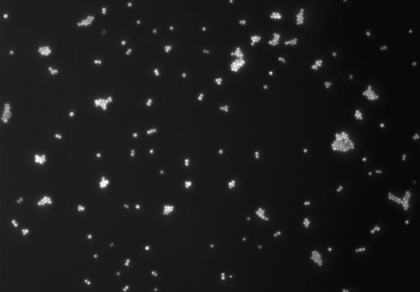
%> input picture Data Files/Microbes.png, 420 x 292 px, shrunk from 1380 x 960 before the run
$ octave Prog_15c.m   (GNU Octave 9; MATLAB toolbox functions it lacks are replaced by stand-ins)
%> lines starting %> are read from the running program, lines starting %| are printed output that depends on the picture; in (x1, y1, x2, y2) boxes, pixels count from 0 and x2, y2 are one past the last pixel; in counts of white or black regions, pixels touching at a corner belong together; the program's own positions count from 1
% Prog_15c.m: Statistical Analysis on Microbes.
% Read image
microbes_img=imread("Microbes.png");
%> microbes_img is the input picture: size 292x420x3 uint8; min 7, max 251, mean 26.5
% Figure 1: Original image.
figure(1)
imshow(microbes_img, [])
title("Original Image")
[width,height,~]=size(microbes_img);
%> width = 292; height = 420
% Figure 2: Binary image.
binary=zeros(width, height);
for i=1:width
    for j=1:height
        if microbes_img(i,j,1)>80
            binary(i,j)=1;
        end
    end
end
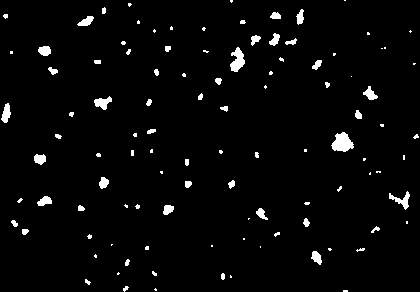
%> binary: size 292x420 double; values 0 (black) and 1 (white), 3% white; 106 white regions (56 under 20 px), largest, box (x1, y1, x2, y2) and area: (331, 132, 354, 152) 301, (230, 47, 245, 72) 226, (389, 191, 410, 210) 148
figure(2)
imshow(binary)
title("Binary Image")
% Label connected components.
blobs=binary>0.5;
%> blobs: size 292x420 logical; 3% white; 106 white regions (56 under 20 px)
[labels,no_objects]=bwlabel(blobs);
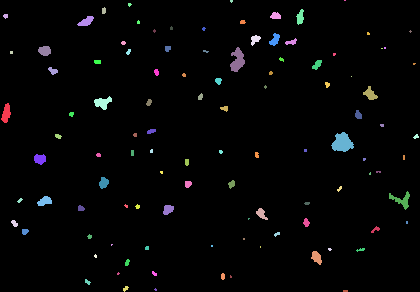
%> labels: size 292x420 double; 107 distinct labels, from 0 to 106; one colour per label, 0 black
%> no_objects = 106
stats=regionprops(labels);
%> stats = 106 regions; largest, box (x1, y1, x2, y2), Area and Centroid: (331, 132, 354, 152) 301 [342.9 143.4], (230, 47, 245, 72) 226 [238.1 61], (389, 191, 410, 210) 148 [402.1 200.6], (94, 96, 112, 110) 141 [103.3 103.3], (1, 103, 11, 123) 124 [6.8 114]
% Figure 3: Centroids of clusters.
figure(3)
imshow(microbes_img, [])
hold on
centroids=zeros(length(stats),2);
for i=1:length(stats)
    my_centroid=stats(i).Centroid;
    centroids(i,:)=my_centroid;
    plot(my_centroid(1),my_centroid(2),'r+')
end
%> this loop made 106 passes
%> my_centroid on passes 1 to 12: [6.82 114], [6.21 16.63], [12 53], [15.09 224], [20.5 201], [25.59 232.2], [40.53 159.6], [45.32 201.8], [45.34 51.34], [53.53 71.4], [58.76 136.9], [72.05 114.8]
%> after the loop, centroids = 106 rows, first 12: [6.82 114; 6.21 16.63; 12 53; 15.09 224; 20.5 201; 25.59 232.2; 40.53 159.6; 45.32 201.8; 45.34 51.34; 53.53 71.4; 58.76 136.9; 72.05 114.8]
title("Centroids of Microbe Clusters")
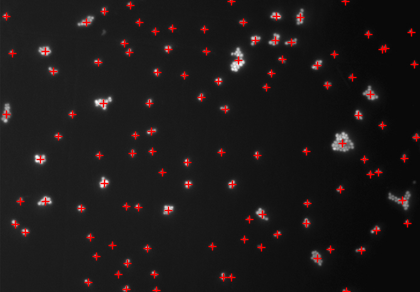
%> figure redrawn from the program's plot data; its title reads 'Centroids of Microbe Clusters'
hold off
% Figure 4: Histogram of cluster areas.
labeled_areas = zeros(no_objects,1);
for i = 1:no_objects
    labeled_areas(i) = stats(i).Area;
end
%> this loop made 106 passes
%> after the loop, labeled_areas = 106 values, max 301 at index 84, min 1 at index 89, mean 34.17
% disp(labeled_areas)
figure(4)
histogram(labeled_areas, no_objects)
xlabel("Area", "FontSize", 15)
ylabel("Number of clusters", "FontSize", 15)
set(gca,'FontSize',15)
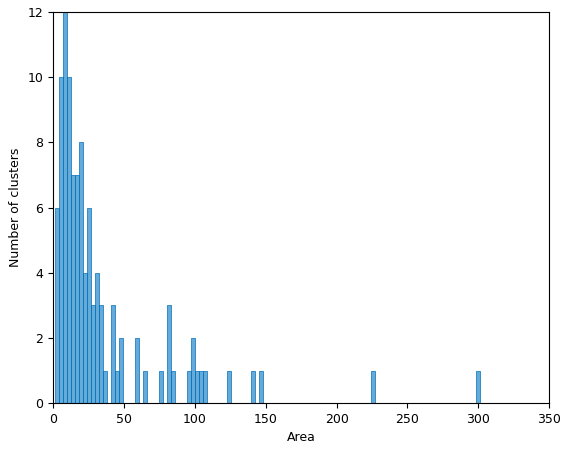
%> figure redrawn from the program's plot data; tallest bar 12 high, from x = 6.66 to 9.49
% Figure 5: Canny edge detector.
edges=edge(binary,'canny');
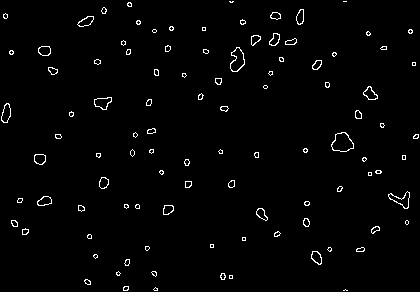
%> edges: size 292x420 logical; 1.8% white in thin lines or dots
figure(5)
imshow(edges)
title("Canny Edge Detector")
% End Prog_15c.m.
